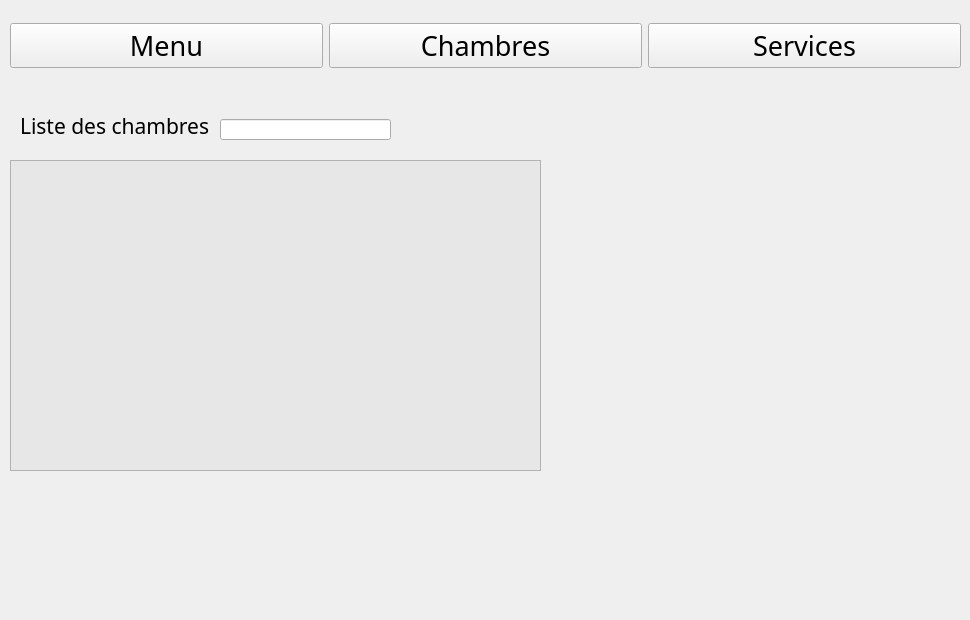
      <widget class="QWidget" name="Chambres">
       <widget class="QTableView" name="tableView_chambres">
        <property name="geometry">
         <rect>
          <x>10</x>
          <y>160</y>
          <width>531</width>
          <height>311</height>
         </rect>
        </property>
        <property name="styleSheet">
         <string notr="true">QTableView{
background:rgb(231, 231, 231);
}</string>
        </property>
       </widget>
       <widget class="QPushButton" name="ajouter_chambre">
        <property name="geometry">
         <rect>
          <x>740</x>
          <y>220</y>
          <width>41</width>
          <height>41</height>
         </rect>
        </property>
        <property name="styleSheet">
         <string notr="true">#ajouter_chambre{
background-color: transparent;
border-image: url(:/pics/pics/add.png);
background: none;
border: none;
background-repeat: none;
}</string>
        </property>
        <property name="text">
         <string/>
        </property>
       </widget>
       <widget class="QLineEdit" name="lineEdit_rechercherChambre">
        <property name="geometry">
         <rect>
          <x>220</x>
          <y>119</y>
          <width>171</width>
          <height>21</height>
         </rect>
        </property>
       </widget>
       <widget class="QPushButton" name="pushButton_rechercherChambre">
        <property name="geometry">
         <rect>
          <x>400</x>
          <y>110</y>
          <width>41</width>
          <height>31</height>
         </rect>
        </property>
        <property name="styleSheet">
         <string notr="true">#pushButton_rechercherChambre{
background-color: transparent;
border-image: url(:/pics/pics/search.png);
background: none;
border: none;
background-repeat: none;
}</string>
        </property>
        <property name="text">
         <string/>
        </property>
       </widget>
       <widget class="QWidget" name="horizontalLayoutWidget">
        <property name="geometry">
         <rect>
          <x>10</x>
          <y>20</y>
          <width>951</width>
          <height>51</height>
         </rect>
        </property>
        <layout class="QHBoxLayout" name="horizontalLayout_62">
         <item>
          <widget class="QPushButton" name="pushButton_petitMenu">
           <property name="font">
            <font>
             <family>Quicksand SemiBold</family>
             <pointsize>20</pointsize>
             <weight>50</weight>
             <bold>false</bold>
             <kerning>false</kerning>
            </font>
           </property>
           <property name="text">
            <string>Menu</string>
           </property>
          </widget>
         </item>
         <item>
          <widget class="QPushButton" name="pushButton_Chambres">
           <property name="font">
            <font>
             <family>Quicksand SemiBold</family>
             <pointsize>20</pointsize>
             <weight>50</weight>
             <bold>false</bold>
            </font>
           </property>
           <property name="text">
            <string>Chambres</string>
           </property>
          </widget>
         </item>
         <item>
          <widget class="QPushButton" name="pushButton_Services">
           <property name="font">
            <font>
             <family>Quicksand SemiBold</family>
             <pointsize>20</pointsize>
             <weight>50</weight>
             <bold>false</bold>
            </font>
           </property>
           <property name="text">
            <string>Services</string>
           </property>
          </widget>
         </item>
        </layout>
       </widget>
       <widget class="QPushButton" name="pushButton_triChambre">
        <property name="geometry">
         <rect>
          <x>740</x>
          <y>350</y>
          <width>41</width>
          <height>41</height>
         </rect>
        </property>
        <property name="styleSheet">
         <string notr="true">#pushButton_triChambre{
background-color: transparent;
border-image: url(:/pics/pics/sort.png);
background: none;
border: none;
background-repeat: none;
}</string>
        </property>
        <property name="text">
         <string/>
        </property>
       </widget>
       <widget class="QLabel" name="label_listeCahmbre">
        <property name="geometry">
         <rect>
          <x>20</x>
          <y>110</y>
          <width>191</width>
          <height>31</height>
         </rect>
        </property>
        <property name="font">
         <font>
          <family>Quicksand SemiBold</family>
          <pointsize>16</pointsize>
          <weight>50</weight>
          <bold>false</bold>
         </font>
        </property>
        <property name="text">
         <string>Liste des chambres</string>
        </property>
       </widget>
       <widget class="QPushButton" name="pushButton_StatService">
        <property name="geometry">
         <rect>
          <x>740</x>
          <y>400</y>
          <width>41</width>
          <height>51</height>
         </rect>
        </property>
        <property name="styleSheet">
         <string notr="true">#pushButton_StatService{
background-color: transparent;
border-image: url(:/pics/pics/stats.png);
background: none;
border: none;
background-repeat: none;
}</string>
        </property>
        <property name="text">
         <string/>
        </property>
       </widget>
       <widget class="QPushButton" name="supprimer_chambre">
        <property name="geometry">
         <rect>
          <x>740</x>
          <y>280</y>
          <width>41</width>
          <height>41</height>
         </rect>
        </property>
        <property name="font">
         <font>
          <family>Quicksand SemiBold</family>
          <pointsize>11</pointsize>
          <weight>50</weight>
          <bold>false</bold>
         </font>
        </property>
        <property name="styleSheet">
         <string notr="true">#supprimer_chambre{
background-color: transparent;
border-image: url(:/pics/pics/trashSahar.png);
background: none;
border: none;
background-repeat: none;
}</string>
        </property>
        <property name="text">
         <string/>
        </property>
       </widget>
       <widget class="QLabel" name="animation_chambre">
        <property name="geometry">
         <rect>
          <x>50</x>
          <y>550</y>
          <width>71</width>
          <height>61</height>
         </rect>
        </property>
        <property name="text">
         <string/>
        </property>
       </widget>
      </widget>
